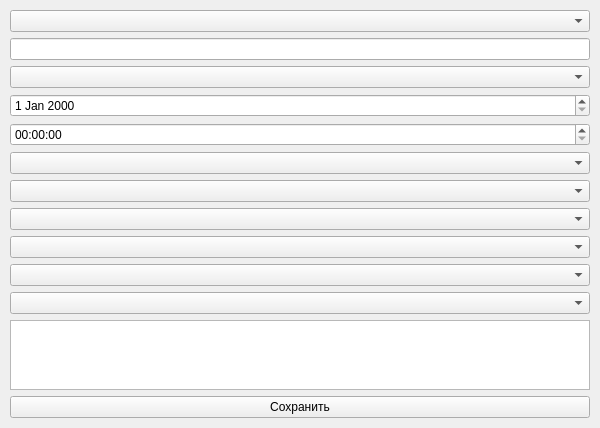
<?xml version="1.0" encoding="UTF-8"?>
<ui version="4.0">
 <class>EventForm</class>
 <widget class="QMainWindow" name="EventForm">
  <property name="geometry">
   <rect>
    <x>0</x>
    <y>0</y>
    <width>600</width>
    <height>400</height>
   </rect>
  </property>
  <property name="windowTitle">
   <string>Форма заполнения/создания события</string>
  </property>
  <widget class="QWidget" name="centralwidget">
   <layout class="QVBoxLayout" name="verticalLayout">
    <property name="margin">
      <number>10</number> <!-- Добавьте необходимое значение отступа здесь -->
    </property>
    <item>
     <widget class="QComboBox" name="statusComboBox"/>
    </item>
    <item>
     <widget class="QLineEdit" name="titleLineEdit"/>
    </item>
    <item>
     <widget class="QComboBox" name="placeComboBox"/>
    </item>
    <item>
     <widget class="QDateEdit" name="dateEdit"/>
    </item>
    <item>
     <widget class="QTimeEdit" name="timeEdit"/>
    </item>
    <item>
     <widget class="QComboBox" name="relatedComboBox"/>
    </item>
    <item>
     <widget class="QComboBox" name="correspondentComboBox"/>
    </item>
    <item>
     <widget class="QComboBox" name="operatorComboBox"/>
    </item>
    <item>
     <widget class="QComboBox" name="driverComboBox"/>
    </item>
    <item>
     <widget class="QComboBox" name="equipmentComboBox"/>
    </item>
    <item>
     <widget class="QComboBox" name="authorComboBox"/>
    </item>
    <item>
     <widget class="QPlainTextEdit" name="additionalTextEdit"/>
    </item>
    <item>
     <widget class="QPushButton" name="saveButton">
      <property name="text">
       <string>Сохранить</string>
      </property>
     </widget>
    </item>
   </layout>
  </widget>
 </widget>
 <resources/>
 <connections/>
</ui>
